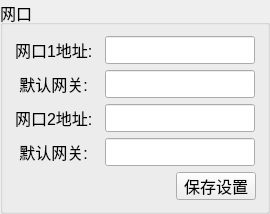
  <widget class="QGroupBox" name="wlanBox">
   <property name="geometry">
    <rect>
     <x>40</x>
     <y>120</y>
     <width>270</width>
     <height>210</height>
    </rect>
   </property>
   <property name="font">
    <font>
     <pointsize>12</pointsize>
    </font>
   </property>
   <property name="title">
    <string>网口</string>
   </property>
   <layout class="QVBoxLayout" name="verticalLayout_3">
    <item>
     <layout class="QHBoxLayout" name="horizontalLayout">
      <item>
       <widget class="QLabel" name="label_myip1">
        <property name="minimumSize">
         <size>
          <width>83</width>
          <height>28</height>
         </size>
        </property>
        <property name="maximumSize">
         <size>
          <width>83</width>
          <height>28</height>
         </size>
        </property>
        <property name="font">
         <font>
          <pointsize>12</pointsize>
         </font>
        </property>
        <property name="text">
         <string>网口1地址:</string>
        </property>
       </widget>
      </item>
      <item>
       <widget class="QLineEdit" name="m_myip1">
        <property name="sizePolicy">
         <sizepolicy hsizetype="Preferred" vsizetype="Preferred">
          <horstretch>0</horstretch>
          <verstretch>0</verstretch>
         </sizepolicy>
        </property>
        <property name="minimumSize">
         <size>
          <width>150</width>
          <height>28</height>
         </size>
        </property>
        <property name="maximumSize">
         <size>
          <width>150</width>
          <height>28</height>
         </size>
        </property>
        <property name="font">
         <font>
          <pointsize>12</pointsize>
         </font>
        </property>
        <property name="echoMode">
         <enum>QLineEdit::Normal</enum>
        </property>
       </widget>
      </item>
     </layout>
    </item>
    <item>
     <layout class="QHBoxLayout" name="horizontalLayout_15">
      <item>
       <widget class="QLabel" name="label_gateway1">
        <property name="minimumSize">
         <size>
          <width>83</width>
          <height>28</height>
         </size>
        </property>
        <property name="maximumSize">
         <size>
          <width>83</width>
          <height>28</height>
         </size>
        </property>
        <property name="font">
         <font>
          <pointsize>12</pointsize>
         </font>
        </property>
        <property name="text">
         <string> 默认网关: </string>
        </property>
       </widget>
      </item>
      <item>
       <widget class="QLineEdit" name="m_gateway1">
        <property name="enabled">
         <bool>true</bool>
        </property>
        <property name="sizePolicy">
         <sizepolicy hsizetype="Preferred" vsizetype="Preferred">
          <horstretch>0</horstretch>
          <verstretch>0</verstretch>
         </sizepolicy>
        </property>
        <property name="minimumSize">
         <size>
          <width>150</width>
          <height>28</height>
         </size>
        </property>
        <property name="maximumSize">
         <size>
          <width>150</width>
          <height>28</height>
         </size>
        </property>
        <property name="font">
         <font>
          <pointsize>12</pointsize>
         </font>
        </property>
        <property name="echoMode">
         <enum>QLineEdit::Normal</enum>
        </property>
       </widget>
      </item>
     </layout>
    </item>
    <item>
     <layout class="QHBoxLayout" name="horizontalLayout_23">
      <item>
       <widget class="QLabel" name="label_myip2">
        <property name="minimumSize">
         <size>
          <width>83</width>
          <height>28</height>
         </size>
        </property>
        <property name="maximumSize">
         <size>
          <width>83</width>
          <height>28</height>
         </size>
        </property>
        <property name="font">
         <font>
          <pointsize>12</pointsize>
         </font>
        </property>
        <property name="text">
         <string>网口2地址:</string>
        </property>
       </widget>
      </item>
      <item>
       <widget class="QLineEdit" name="m_myip2">
        <property name="sizePolicy">
         <sizepolicy hsizetype="Preferred" vsizetype="Preferred">
          <horstretch>0</horstretch>
          <verstretch>0</verstretch>
         </sizepolicy>
        </property>
        <property name="minimumSize">
         <size>
          <width>150</width>
          <height>28</height>
         </size>
        </property>
        <property name="maximumSize">
         <size>
          <width>150</width>
          <height>28</height>
         </size>
        </property>
        <property name="font">
         <font>
          <pointsize>12</pointsize>
         </font>
        </property>
        <property name="echoMode">
         <enum>QLineEdit::Normal</enum>
        </property>
       </widget>
      </item>
     </layout>
    </item>
    <item>
     <layout class="QHBoxLayout" name="horizontalLayout_24">
      <item>
       <widget class="QLabel" name="label_gateway2">
        <property name="minimumSize">
         <size>
          <width>83</width>
          <height>28</height>
         </size>
        </property>
        <property name="maximumSize">
         <size>
          <width>83</width>
          <height>28</height>
         </size>
        </property>
        <property name="font">
         <font>
          <pointsize>12</pointsize>
         </font>
        </property>
        <property name="text">
         <string> 默认网关: </string>
        </property>
       </widget>
      </item>
      <item>
       <widget class="QLineEdit" name="m_gateway2">
        <property name="enabled">
         <bool>true</bool>
        </property>
        <property name="sizePolicy">
         <sizepolicy hsizetype="Preferred" vsizetype="Preferred">
          <horstretch>0</horstretch>
          <verstretch>0</verstretch>
         </sizepolicy>
        </property>
        <property name="minimumSize">
         <size>
          <width>150</width>
          <height>28</height>
         </size>
        </property>
        <property name="maximumSize">
         <size>
          <width>150</width>
          <height>28</height>
         </size>
        </property>
        <property name="font">
         <font>
          <pointsize>12</pointsize>
         </font>
        </property>
        <property name="echoMode">
         <enum>QLineEdit::Normal</enum>
        </property>
       </widget>
      </item>
     </layout>
    </item>
    <item>
     <layout class="QHBoxLayout" name="horizontalLayout_16">
      <item>
       <spacer name="horizontalSpacer">
        <property name="orientation">
         <enum>Qt::Horizontal</enum>
        </property>
        <property name="sizeHint" stdset="0">
         <size>
          <width>40</width>
          <height>20</height>
         </size>
        </property>
       </spacer>
      </item>
      <item>
       <widget class="QPushButton" name="pushButton_saveWlan">
        <property name="minimumSize">
         <size>
          <width>0</width>
          <height>28</height>
         </size>
        </property>
        <property name="maximumSize">
         <size>
          <width>16777215</width>
          <height>28</height>
         </size>
        </property>
        <property name="font">
         <font>
          <pointsize>12</pointsize>
         </font>
        </property>
        <property name="text">
         <string>保存设置</string>
        </property>
       </widget>
      </item>
     </layout>
    </item>
   </layout>
  </widget>
